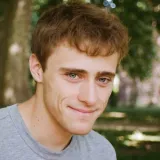
#> input picture 31260198 [MConverter.eu].ppm, 160 x 160 px, found by its file name
$ jupyter execute --allow-errors 'OPTIMISATION DIVINE V2 FILTRE SOBEL.ipynb'
#> lines starting #> are read from the running program, lines starting #| are printed output that depends on the picture; long printed decimals are rounded
# On va comparer la vitesse d'excecution du filtre de sobel partout , en cpu vs gpu
# pc de milan , i5 7300qh , gtx 1050ti 4gbvram

[cell 1]
import numpy as np , matplotlib.pyplot as plt , cupy as cp , time ,cv2
from cupyx.scipy.ndimage import convolve

[cell 2]
img = cv2.imread('31260198 [MConverter.eu].ppm', cv2.IMREAD_GRAYSCALE)
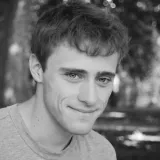
#> img: shape (160, 160); min 17, max 254, mean 114.8

[cell 3]
def sobelNUMPY(image):
    sobelX = np.array([[-1, 0, 1],[-2, 0, 2],[-1, 0, 1]], dtype=np.float32)
    sobelY = np.array([[ 1,  2,  1],[ 0,  0,  0],[-1, -2, -1]], dtype=np.float32)
    h, l = image.shape
    gradX = np.zeros((h, l), dtype=np.float32)
    gradY = np.zeros((h, l), dtype=np.float32)
    imagebord = np.pad(image, ((1, 1), (1, 1)), mode='edge')    #fonction deja implementé du bord lol
    for i in range(1, h + 1):
        for j in range(1, l + 1):
            zone = imagebord[i-1:i+2, j-1:j+2]
            gradX[i-1, j-1] = np.sum(zone * sobelX)
            gradY[i-1, j-1] = np.sum(zone * sobelY)

    gradient = np.hypot(gradX, gradY)
    gradient = gradient / gradient.max() * 255
    return gradient.astype(np.uint8)

[cell 4]
def sobelCUPY(image):
    sobelX = cp.array([[-1, 0, 1],[-2, 0, 2],[-1, 0, 1]], dtype=cp.float32)

    sobelY = cp.array([[ 1,  2,  1],[ 0,  0,  0],[-1, -2, -1]], dtype=cp.float32)
    imagegpu = cp.array(image, dtype=cp.float32)
    h, l = image.shape
    gradX = cp.zeros((h, l), dtype=cp.float32)
    gradY = cp.zeros((h, l), dtype=cp.float32)
    imagebord = cp.pad(imagegpu, ((1, 1), (1, 1)), mode='edge')
    for i in range(1, h + 1):
        for j in range(1, l + 1):
            zone = imagebord[i-1:i+2, j-1:j+2]
            gradX[i-1, j-1] = cp.sum(zone * sobelX)
            gradY[i-1, j-1] = cp.sum(zone * sobelY)
    gradient = cp.hypot(gradX, gradY)
    gradient = gradient / gradient.max() * 255
    return gradient.astype(cp.uint8).get()

[cell 5]
def moyennetemps(fonction, image, essais=5):
#> called with essais = 5
    total = 0
    for truc in range(essais):
        debut = time.time()
        fonction(image)
        fin = time.time()
        total += fin - debut
#> this loop made 5 passes
#> pass 1, in sobelNUMPY, `imagebord = np.pad(image, ((1, 1), (1, 1)), mode='edge')`:
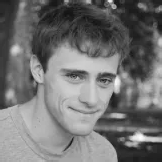
#> imagebord: shape (162, 162); min 17, max 254, mean 114.5
#> after the loop, total = 1.13
    return total / essais

[cell 6]
CPU = moyennetemps(sobelNUMPY, img)
#> CPU = 0.227
#> (the rest of this cell did not finish here and is left out)

#> after the loop in moyennetemps, `for truc in range(essais):`: total = 0

#> (a cell that did not finish here is left out)

[cell 8]
print("temps cpu = ",CPU)
#| temps cpu =  0.2268

## ah , peutêtre la copie des éléments de la ram ddr3 vers la ram du gpu déja
## pas vraiement exploitation du parrallelisme , pleins de boucles

[cell 9]
def sobelSUPERGPU(image):
    imagegpu = cp.array(image, dtype=cp.float32)
    sobelX = cp.array([[-1, 0, 1], [-2, 0, 2], [-1, 0, 1]], dtype=cp.float32)
    sobelY = cp.array([[1, 2, 1], [0, 0, 0], [-1, -2, -1]], dtype=cp.float32)
    gx = convolve(imagegpu, sobelX)     #toute la difference
    gy = convolve(imagegpu, sobelY)
    grad = cp.sqrt(gx ** 2 + gy ** 2)
    grad = grad / grad.max() * 255
    return grad.astype(cp.uint8).get()

[cell 10]
CPU = moyennetemps(sobelNUMPY, img)
#> CPU = 0.224
#> (the rest of this cell did not finish here and is left out)

#> after the loop in moyennetemps, `for truc in range(essais):`: total = 0
GPUFORT = moyennetemps(sobelSUPERGPU, img)

[cell 11]
plt.figure(figsize=(10, 5))
plt.plot(CPU, label='CPU', marker='o')
#> (the rest of this cell did not finish here and is left out)

#> (a cell that did not finish here is left out)

# On gagne 20 pourcent de vitesse grace à ca . faudra tester sur une image super grande

[cell 13]
truc = 'pexels-pixabay-86594.jpg'
#> (the rest of this cell did not finish here and is left out)

#> (a cell that did not finish here is left out)

#> (a cell that did not finish here is left out)

#> (a cell that did not finish here is left out)

#> (a cell that did not finish here is left out)

#> (a cell that did not finish here is left out)

## Ca prends beaucoup trop de temps avec une image en 4k . On essaye 1080p

[cell 19]
truc = 'pexels-pixabay-144240.jpg'
#> truc = 'pexels-pixabay-144240.jpg'
#> (the rest of this cell did not finish here and is left out)
